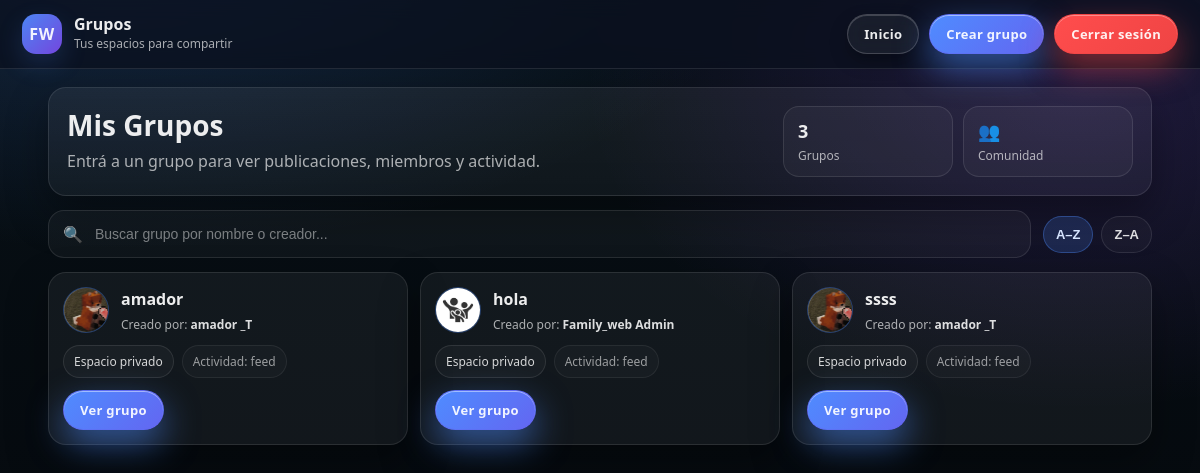
The app's page /grupos (signed in) with its own data.
### tables this page shows
CREATE TABLE grupos (
    id INTEGER PRIMARY KEY AUTOINCREMENT,
    nombre TEXT NOT NULL,
    creador_id INTEGER NOT NULL,
    fecha_creacion TIMESTAMP DEFAULT CURRENT_TIMESTAMP,
    FOREIGN KEY(creador_id) REFERENCES users(id)
);

CREATE TABLE users (
    id INTEGER PRIMARY KEY AUTOINCREMENT,
    nombre TEXT NOT NULL,
    apellido TEXT NOT NULL,
    email TEXT UNIQUE NOT NULL,
    password TEXT NOT NULL,
    fecha_nac TEXT,
    municipio TEXT,
    pais TEXT,
    foto TEXT
, telefono TEXT, direccion TEXT, estado_civil TEXT, bio TEXT, activo INTEGER DEFAULT 0);

### blueprints/groups.py (the view)
@groups_bp.route("/grupos")
def grupos():
    if "user_id" not in session:
        return redirect("/login")
    user_id = session["user_id"]
    with get_db() as conn:
        c = conn.cursor()
        c.execute(
            """
            SELECT g.id, g.nombre, u.nombre, u.apellido, u.foto
            FROM grupos g
            JOIN grupos_miembros gm ON g.id = gm.grupo_id
            JOIN users u ON g.creador_id = u.id
            WHERE gm.user_id = ?
            ORDER BY g.id DESC
            """,
            (user_id,),
        )
        grupos = c.fetchall()
    return render_template("grupos.html", grupos=grupos)

### db.py (called while the page is built)
def get_db():
    return sqlite3.connect(DB_PATH, timeout=20)

### templates/grupos.html (shortened to what this page needs)
<!DOCTYPE html>
<html lang="es">
<head>
  <link rel="stylesheet" href="/static/grupos.css">
</head>
<body>
  <header class="topbar">
    <div class="brand">
      <div class="logo">FW</div>
      <div class="brand-text">
        <div class="brand-title">Grupos</div>
        <div class="brand-sub">Tus espacios para compartir</div>
      </div>
    </div>
    <div class="top-actions">
      <a class="btn ghost" href="/user_home">Inicio</a>
      <a class="btn primary" href="/crear_grupo">Crear grupo</a>
      <a class="btn danger" href="/logout">Cerrar sesión</a>
    </div>
  </header>
  <main class="page">
    <section class="hero">
      <div class="hero-left">
        <h1>Mis Grupos</h1>
        <p>Entrá a un grupo para ver publicaciones, miembros y actividad.</p>
      </div>
      <div class="hero-right">
        <div class="stat">
          <div class="stat-num">{{ grupos|length }}</div>
          <div class="stat-label">Grupos</div>
        </div>
        <div class="stat">
          <div class="stat-num">👥</div>
          <div class="stat-label">Comunidad</div>
        </div>
      </div>
    </section>
    <section class="tools">
      <div class="search-wrap">
        <span class="search-ico">🔍</span>
        <input id="search" type="text" placeholder="Buscar grupo por nombre o creador..." autocomplete="off">
      </div>
      <div class="chips">
        <button class="chip active" type="button" data-sort="az">A–Z</button>
        <button class="chip" type="button" data-sort="za">Z–A</button>
      </div>
    </section>
    <section class="grid" id="grid">
      {% for g in grupos %}
      <article class="card group"
               data-name="{{ (g[1] or '')|lower }}"
               data-creator="{{ ((g[2] or '') ~ ' ' ~ (g[3] or ''))|lower }}">
        <div class="card-head">
          <div class="badge">
            {% if g[4] and g[4] != "" %}
              <img src="/{{ g[4].replace('\\','/') }}" class="avatar" alt="Creador">
            {% else %}
              <img src="/static/default_user.png" class="avatar" alt="Sin foto">
            {% endif %}
          </div>
          <div class="head-text">
            <h3 class="group-name">{{ g[1] }}</h3>
            <p class="creator">
              Creado por: <b>{{ g[2] }} {{ g[3] }}</b>
            </p>
          </div>
        </div>
        <div class="meta">
          <span class="tag">Espacio privado</span>
          <span class="tag muted">Actividad: feed</span>
        </div>
        <div class="card-actions">
          <a class="btn primary" href="/grupo/{{ g[0] }}">Ver grupo</a>
        </div>
      </article>
      {% endfor %}
    </section>
  </main>
</body>
</html>

### records on screen
grupos: foto (picture), nombre "amador", apellido "_T"
grupos: foto (picture), nombre "ssss", nombre "amador", apellido "_T"
grupos: shows a picture, nombre "hola", nombre "Family_web", apellido "Admin"

### other values on screen
{{ grupos|length }} "3"
